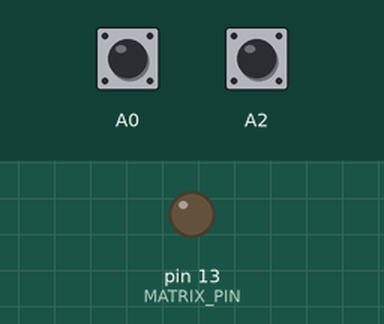
Bench run of a sketch on a simulated Arduino Uno, built with avr-gcc and run on an emulated ATmega328P. Shown: output pins drawn as LEDs (lit = HIGH). Dashed ring = blinking. Inputs (shaded band) come from the test bench; at power-on: A0 HIGH, A2 HIGH.

Above: at 1.2 s.
1.3 s: A0 pulled LOW for 0.15 s
At 1.7 s:
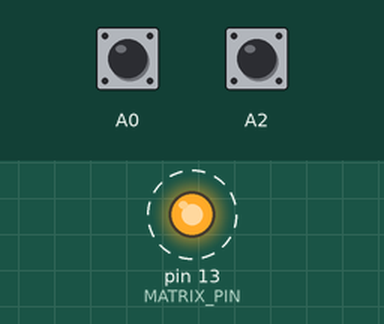
4.4 s: A0 pulled LOW for 1 s
At 7.8 s:
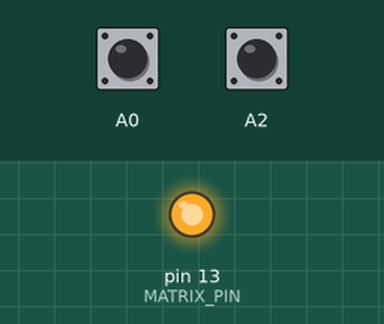
8.4 s: A0 pulled LOW for 3.2 s
At 9.3 s:
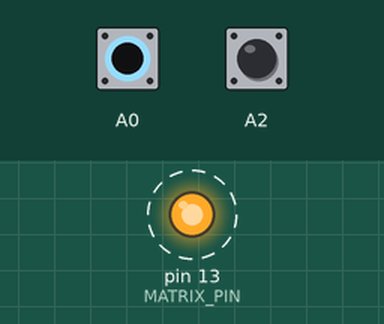
Timing chart, 0 to 12.4 s (numbered marks = the images above; inputs shaded):
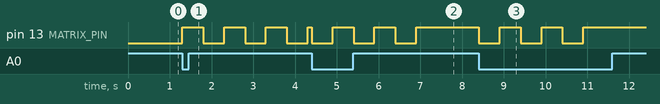

Measured:
- after the input at 1.3 s, pin 13 (MATRIX_PIN): alternates HIGH for 0.50 s and LOW for 0.50 s, starting at once
- after the input at 4.4 s, pin 13 (MATRIX_PIN): alternates HIGH for 0.50 s and LOW for 0.50 s, 6 changes in all, then stays HIGH, starting at once
- after the input at 8.4 s, pin 13 (MATRIX_PIN): alternates HIGH for 0.50 s and LOW for 0.50 s, 6 changes in all, then stays HIGH, starting at once

The sketch:

VisualRingArduinoIDE.ino
```cpp
// Only PIO
#include <Arduino.h>

//Изменяемые настройки

#define DEBUG false //TRUE - включить

#define IS_LED_STRIP false   //true - используетс лента, false - лампа

#define MATRIX_PIN 13    //Пин ленты

#define MATRIX_WIDTH 3      //Высота
#define MATRIX_HEIGHT 14    //Ширина


#define RADIUS 10
#define ENVOLVED_MIMIMUM 35

//ищзменяемые настройки

//Не изменять

#define ZERO 0    // Нулевая константа

#define ms() (long)millis()   //внутреннее время

#define BRIGHTNESS_ZERO ZERO    //нулевая яркость

#define MAX_VALUE 255           //максимальное значение

#define MAP_RADIUS 255/RADIUS   //нужно
#define BUTTON_OUTSIDE A0       //пин звонка
#define BUTTON_INSIDE A2        //пин управленияя

#define SOFTNESS MAX_VALUE/RADIUS                    //Мягкость сглаживания линий

#define MATRIX_NUM_LEDS (MATRIX_WIDTH * MATRIX_HEIGHT)    //количество светодиодов

#define MATRIX_COLORS 3      //Кол-во цветов


//Режимы

  #define MODE_LIGHT_OFF 0
  #define MODE_LIGHT_ON 1
  #define MODE_RING 2
  #define MODE_CHANGE_COLOR 3
  #define MODE_CHANGE_COLOR_ANIM 4
  #define MODE_SHACAL_SETTINGS 5
  #define MODE_SHACAL_SETTINGS_ANIM 6

//Режимы
//Не изменять


#include <GyverButton.h>
#include <GyverTimer.h>

#if IS_LED_STRIP
#include <FastLED.h>
#endif
//Переменные


byte maxClickTimes = 3;
byte clickTimes = 0;
long previousShacal = 0;
long shacalFreeTime = 30000;
long shacalTimeout = 10000;
bool forceShacalBlock = false;

uint8_t mode = 0;
bool ledLight = 0;

long tmpInt1 = 0;
long tmpInt2 = 0;
long tmpInt3 = 0;
long tmpInt4 = 0;
long tmpInt5 = 0;
long tmpTimesCounter = 0;

GButton ringButton(BUTTON_OUTSIDE);
GButton controlButton(BUTTON_INSIDE);

#if IS_LED_STRIP

#define RED 0
#define GREEN 1
#define BLUE 2

boolean horizontal_line = true;   //true - горизонтальное расположение ленты, false -вертикальное

long oneTime = 500;
long ringDuration = 5000;

struct CRGB matrix [MATRIX_NUM_LEDS];   //лента
byte brightness = 15;

byte colorState = 0; // 0- red 1- green, 2 - blue

#define MATRIX_LENGTH (horizontal_line) ? MATRIX_HEIGHT : MATRIX_WIDTH

#endif
//Классы

void setup() {

  #if IS_LED_STRIP

    FastLED.addLeds<WS2811, MATRIX_PIN, RGB>(matrix,MATRIX_NUM_LEDS).setCorrection(TypicalLEDStrip);
    FastLED.setBrightness(BRIGHTNESS_ZERO);

  #else
    pinMode(MATRIX_PIN, OUTPUT);
  #endif

  #if DEBUG == true
  Serial.begin(9600);

  while(!Serial){};

  toLog("IS_LED_STRIP:");
  toLog(IS_LED_STRIP);
  nextLog();


  toLog("FastLed size:");
  #if IS_LED_STRIP
  toLog(FastLED.size());
  #else
  toLog("Unavaible");
  #endif

  nextLog();
  nextLog();

  #endif
}

void loop() {

  buttonsTick();
  unshacaler();

  #if IS_LED_STRIP
    stripChecker();
  #else
    rgbChecker();
  #endif
}

void toLog(String message){
  #if DEBUG
  Serial.println(message);
  #endif
}

void toLog(int message){
  #if DEBUG
  Serial.println(message);
  #endif
}

void nextLog(){
  #if DEBUG
  Serial.println("+++++++++++++++++++");
  #endif
}

void buttonsTick(){

  if(!isBlocked()){
    ringButton.tick();
  }
  controlButton.tick();


  if(controlButton.isSingle()){
    if (mode == MODE_RING || mode == MODE_LIGHT_OFF){
      setLightMode(MODE_LIGHT_ON);
    }else{
      setLightMode(MODE_LIGHT_OFF);
    }
  }

  if(controlButton.isDouble()){
    setLightMode(MODE_CHANGE_COLOR);
  }

  if(controlButton.isTriple()){
    setLightMode(MODE_SHACAL_SETTINGS);
  }

  if(ringButton.isPress()){
    setLightMode(MODE_RING);
    shacalCounter();
  }

}

void setLightMode(uint8_t _mode){
  #if DEBUG
    toLog("set mode from:");
    toLog(mode);
    toLog("to:");
    toLog(_mode);
    nextLog();
  #endif

  cleanTmp();
  mode = _mode;
}

void cleanTmp(){
  tmpInt1 = 0;
  tmpInt2 = 0;
  tmpInt3 = 0;
  tmpInt4 = 0;
  tmpInt5 = 0;
  tmpTimesCounter = 0;
  toLog("Cleaned");
  nextLog();
}

bool isBlocked(){
  if ((ms() - previousShacal < shacalFreeTime && clickTimes > maxClickTimes) || forceShacalBlock){
    return true;
  }else{
    return false;
  }
}

void shacalCounter(){
  previousShacal = ms();
  clickTimes++;
}

void unshacaler(){
  if(ms() - previousShacal > shacalTimeout){
    clickTimes = 0;
  }
}


void forceShacalChange(){
  clickTimes = 0;
  toLog("changed from");
  toLog(forceShacalBlock);
  forceShacalBlock = !forceShacalBlock;
  toLog("to");
  toLog(forceShacalBlock);
  nextLog();
}
```

high-level-leds.ino
```cpp
#if IS_LED_STRIP

void setLightOn(){
  FastLED.setBrightness(brightness);
}

void setLightOff(){
  FastLED.setBrightness(BRIGHTNESS_ZERO);
}

void setAllWhite(){
  setAllOneColor(CRGB::Blue);
  setAllOneColor(CRGB::White);
}

//получение номера пикселя по кординатам
uint32_t getByXY(uint32_t x, uint32_t y){
  return horizontal_line ? _getByXY(x, y) : _getByXY(y,x);
}

//вспомогательная функция для получения номера пикселя
uint32_t _getByXY(uint32_t x, uint32_t y){
      if (x > MATRIX_HEIGHT){
          x = MATRIX_HEIGHT;
      }
      if(y > MATRIX_WIDTH){
        y = MATRIX_WIDTH;
      }
      return (y%2 == 0) ? MATRIX_HEIGHT * y - x : ( y -  1 ) * MATRIX_HEIGHT + x - 1;
}

//Установить цвет отдельного пикселя классом CRGB
void setColorToPixel(uint32_t x, uint32_t y, CRGB color){
  matrix[getByXY(x,y)] = color;
}

//Установить цвет отдельного пикселя поцветно
void setColorToPixel(uint32_t x, uint32_t y, byte red, byte green, byte blue){
  setColorToPixel(x,y, CRGB(red,green,blue));
}

//установить цвет на линию классом CRGB
void setColorToLine(uint32_t line, CRGB color){
  uint32_t columns = horizontal_line ? MATRIX_WIDTH : MATRIX_HEIGHT;
  for(uint32_t column = 1; column <= columns; column++){
    setColorToPixel(line, column, color);
  }
}

//установить цвет на линию поцветно
void setColorToLine(uint32_t line, byte red, byte green, byte blue){

  setColorToLine(line, CRGB(red,green,blue));

}

//Установить всё одиним цветом по классу CRGB
void setAllOneColor(CRGB color){
  for (uint32_t pixel; pixel<MATRIX_NUM_LEDS; pixel++){
    matrix[pixel] = color;
  }
}

//установить всё одним цветом поцветно
void setAllOneColor(byte red, byte green, byte blue){
  setAllOneColor(CRGB(red,green,blue));
}

byte filteredColor(int32_t line, int32_t evolved_line){
  int32_t ans = (MAP_RADIUS)*abs(line-evolved_line)+ENVOLVED_MIMIMUM;
  return (ans > MAX_VALUE) ? MAX_VALUE : ans;
}

void setEvolvedLine(uint32_t evolved_line){
  uint32_t lines = horizontal_line ? MATRIX_HEIGHT : MATRIX_WIDTH;

  for (uint32_t line = 1; line  <= lines; line++){


    CRGB color = CRGB(0,0,0);

    if (colorState == GREEN){
      color = CRGB(MAX_VALUE, filteredColor(line, evolved_line),filteredColor(line, evolved_line));

    }else if(colorState == BLUE){
      color = CRGB(filteredColor(line, evolved_line), filteredColor(line, evolved_line), MAX_VALUE);
    }else{
      color = CRGB(filteredColor(line, evolved_line), MAX_VALUE, filteredColor(line, evolved_line));
    }
    setColorToLine(line, color);

  }

}

#endif
```

lapm.ino
```cpp
#if !IS_LED_STRIP

void autoOff(int times){
  if (tmpTimesCounter > times){
    setLightMode(MODE_LIGHT_ON);
  }
}

void blinking(int timeout){
  if(ms() - tmpInt1 > timeout){
    ledLight =!ledLight;
    toLog("Blink");
    nextLog();
    tmpTimesCounter++;
    tmpInt1 = ms();
  }
}

void rgbChecker(){

  switch (mode)
  {

  case MODE_LIGHT_ON:
      ledLight = 1;
    break;
  case MODE_LIGHT_OFF:
      ledLight = 0;
  break;

  case MODE_RING:
      blinking(500);
      autoOff(6);
  break;
  case  MODE_SHACAL_SETTINGS:
    forceShacalChange();
    setLightMode(MODE_SHACAL_SETTINGS_ANIM);
  break;
  case MODE_SHACAL_SETTINGS_ANIM:
      blinking(250);
      if (forceShacalBlock){
        autoOff(4);
      }else{
        autoOff(2);
      }

  break;

  default:
    setLightMode(MODE_LIGHT_OFF);
  break;

  }

  if(ledLight){
    setRGB(1);
  }else{
    setRGB(0);
  }

}

void setRGB(bool ledVal){
  digitalWrite(MATRIX_PIN, ledVal);
}

#endif
```

low-level-leds.ino
```cpp
//Если выбрана лента
#if IS_LED_STRIP

uint16_t getAnimTimeout(){
  if (horizontal_line){
    return oneTime/MATRIX_HEIGHT;
  }else{
    return oneTime/MATRIX_WIDTH;
  }
}

void stripChecker(){
  switch(mode){

    case MODE_LIGHT_OFF:
      setAllWhite();
      setLightOff();
    break;

    case MODE_LIGHT_ON:
      setAllWhite();
      setLightOn();
    break;

    case MODE_RING:
      setLightOn();
      ringAnimation(MATRIX_LENGTH);
      autoOffByCounter(6);
    break;

    case MODE_CHANGE_COLOR:
      raiseLightColor();
      setLightMode(MODE_CHANGE_COLOR_ANIM);
    break;

    case MODE_CHANGE_COLOR_ANIM:
      setLightOn();
      ringAnimation(MATRIX_LENGTH);
      autoOffByCounter(2);
    break;

    case MODE_SHACAL_SETTINGS:
      forceShacalChange();
      setLightMode(MODE_SHACAL_SETTINGS_ANIM);
    break;
    case MODE_SHACAL_SETTINGS_ANIM:
      setLightOn();
      fadeAnimation();
      autoOffByCounter(2);
    break;
    default:
      setLightMode(MODE_LIGHT_OFF);
    break;
  };

  FastLED.show();
}


void autoOffAnimation(long duration){
  if (ms() - tmpInt2 > duration){
    setLightMode(MODE_LIGHT_ON);
    toLog(ms());
    toLog(tmpInt2);
    toLog(ringDuration);
  }
}

void ringAnimation(long lines){
  if(tmpInt1 == 0){
    tmpInt1 = 1;
    tmpInt2 = ms();
    tmpInt4 = 1;
    toLog(tmpInt2);
  }
  if(ms() - tmpInt3 > getAnimTimeout()){
    raiseAnimLine(lines);
    tmpInt3 = ms();

  }

  setEvolvedLine(tmpInt1);
}

void raiseAnimLine(long lines){
  if(tmpInt1 >= lines) {
    tmpInt4 = -1;
    countUp();
  }
  if(tmpInt1 <= 1){
    tmpInt4 = 1;
    countUp();
  }
  if(tmpInt1 < ZERO){
    setLightMode(MODE_LIGHT_ON);
    toLog("Detected bug (tmpInt1 in raiseAnimLine <= 0):");
    toLog(tmpInt1);
    toLog("!Autofixed! (go to main state)");
  }
  tmpInt1+=tmpInt4;
}

CRGB getFadedColor(){
  CRGB color = CRGB(MAX_VALUE,MAX_VALUE,tmpInt1);
  if (!forceShacalBlock){
    color[1] = tmpInt1;
  }else{
    color[0] = tmpInt1;
  }
  return color;
}

void countUp(){
  countUp(1);
}

void countUp(long x){
  toLog("counted");
  toLog(tmpTimesCounter);
  nextLog();
  tmpTimesCounter+=x;
}


void autoOffByCounter(long counts){
  if (tmpTimesCounter > counts){
    setLightMode(MODE_LIGHT_ON);
    toLog("autoOffByCounter");
  }
}

void nextFade(){
  if (tmpInt1 <= ZERO+5) {tmpInt4 = 10; countUp(); toLog(tmpInt1); nextLog();}
  if (tmpInt1 >= MAX_VALUE-5) {tmpInt4 = -10; countUp(); toLog(tmpInt1); nextLog();}
  tmpInt1+=tmpInt4;
}

void fadeAnimation(){
  if(tmpTimesCounter == ZERO){
    tmpInt1 = MAX_VALUE;
    tmpInt4 = -1;
    tmpInt2 = ms();
  }
  if(ms() - tmpInt3 > getAnimTimeout()){
    tmpInt3 = ms();
    nextFade();
  }

  CRGB color = getFadedColor();
  setAllOneColor(color);
}

void raiseLightColor(){
  colorState++;
  if(colorState > BLUE){
    colorState = 0;
  }
  toLog(colorState);
}
#endif
```
